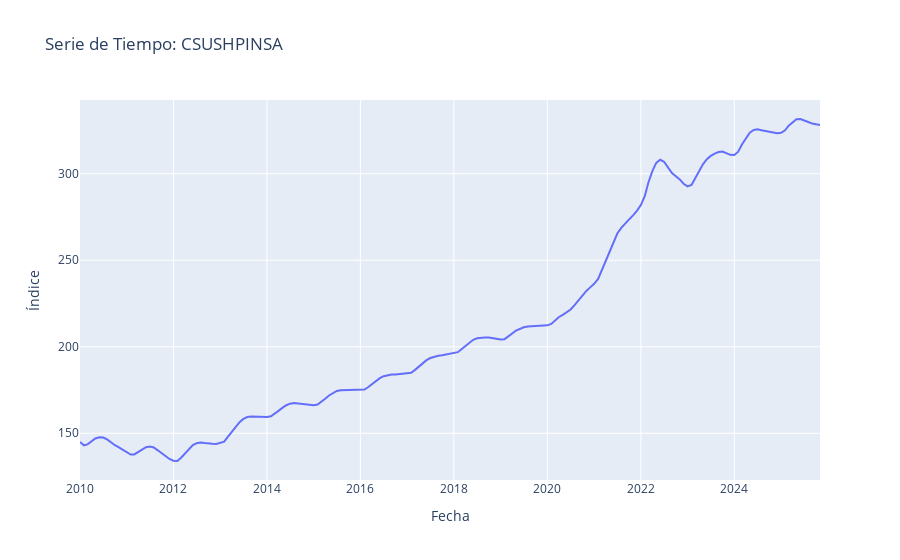

The notebook cell saved with this chart:
### Code cell
# @title Conexión a FRED (Federal Reserve Economic Data)


# IMPORTANTE:
# Puedes obtener API KEY en: https://fred.stlouisfed.org/docs/api/api_key.html
# La guardas como secret

try:
    fred = Fred(api_key=FRED_API_KEY)

    # Usaremos 'CSUSHPINSA': Índice de Precios de Vivienda Case-Shiller (S&P)
    # Es una serie muy buena para ver tendencias claras.
    series_id = 'CSUSHPINSA'
    df = pd.DataFrame(fred.get_series(series_id), columns=['value'])
    df.index.name = 'date'

    # Filtramos datos desde el año 2010 para un análisis más reciente
    df = df[df.index >= '2010-01-01']

    # IMPORTANTE: Establecemos la frecuencia explícita (Mensual - Inicio)
    df.index = pd.DatetimeIndex(df.index).to_period('M').to_timestamp()
    df.index.freq = 'MS'

except Exception as e:
    print(f"Error: {e}")

fig = px.line(df, x=df.index, y='value', title=f'Serie de Tiempo: {series_id}')
fig.update_layout(
    xaxis_title='Fecha',
    yaxis_title='Índice',

)
fig.show()

### Figure 1 — Plotly figure (JSON) as saved in the notebook; plotly's stock layout.template omitted (floating-point values rounded to 4 significant figures; data arrays with more than 128 entries replaced by an {"elided": "..."} marker saying what was removed)
{"data": [{"hovertemplate": "date=%{x}<br>value=%{y}<extra></extra>", "legendgroup": "", "line": {"color": "#636efa", "dash": "solid"}, "marker": {"symbol": "circle"}, "mode": "lines", "name": "", "orientation": "v", "showlegend": false, "type": "scatter", "x": {"elided": "191 str values"}, "xaxis": "x", "y": {"elided": "191 float values"}, "yaxis": "y"}], "layout": {"legend": {"tracegroupgap": 0}, "title": {"text": "Serie de Tiempo: CSUSHPINSA"}, "xaxis": {"anchor": "y", "domain": [0, 1], "title": {"text": "Fecha"}}, "yaxis": {"anchor": "x", "domain": [0, 1], "title": {"text": "Índice"}}}}
